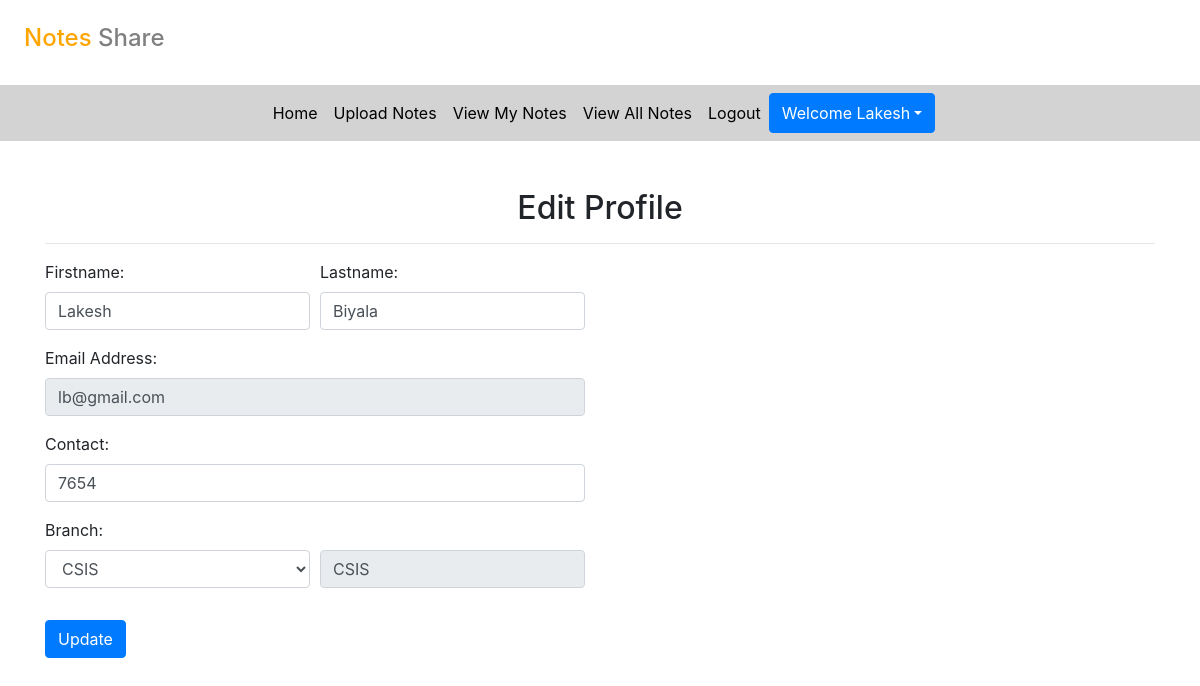
The page /edit_profile (signed in) on the database its author committed.
### notes/models.py (models this page shows, shortened)
class Signup(models.Model):
    user = models.ForeignKey(User, on_delete=models.CASCADE)
    contact = models.CharField(max_length=10)
    branch = models.CharField(max_length=30)
    role = models.CharField(max_length=15)

### notes/views.py (the view, shortened to what this page needs)
# urls.py: path('edit_profile', edit_profile, name='edit_profile'),
def edit_profile(request):
    if not request.user.is_authenticated:
        return redirect('login')
    user = User.objects.get(id=request.user.id)
    data = Signup.objects.get(user=user)
    error = False
    d = {'data': data, 'user': user, 'error': error}
    return render(request, 'edit_profile.html', d)

### notes/templates/edit_profile.html (shortened to what this page needs)
{% extends 'user_nav.html'%}
{% load static %}
{% block body%}
<div class="container mt-5">
    <h2 class="text-center">Edit Profile</h2>
    <hr>
    <div class="row">
        <div class="col-sm-6">
        <form method="POST">
            <div class="form-row">
                <div class="form-group col-md-6">
                    <label>Firstname: </label>
                    <input type="text" class="form-control" value="{{data.user.first_name}}" name="firstname">
                </div>
                <div class="form-group col-md-6">
                    <label>Lastname: </label>
                    <input type="text" class="form-control" value="{{data.user.last_name}}" name="lastname">
                </div>
            </div>
            <div class="form-row">
                <div class="form-group col-md-12">
                    <label>Email Address: </label>
                    <input type="email" class="form-control" value="{{data.user.username}}" name="emailid" readonly>
                </div>
            </div>
            <div class="form-row">
                <div class="form-group col-md-12">
                    <label>Contact: </label>
                    <input type="text" class="form-control" value="{{data.contact}}" name="contact">
                </div>
            </div>
            <div class="form-row">
                <div class="form-group col-md-6">
                    <label>Branch: </label>
                    <select class="form-control" name="branch">
                        <option value="{{data.branch}}">{{data.branch}}</option>
                    </select>
                </div>
                <div class="form-group col-md-6 mt-2">
                    <input type="email" class="form-control mt-4" value="{{data.branch}}" name="branch" readonly>
                </div>
            </div>
            <input type="submit" class="btn btn-primary mt-3" value="Update">
        </form>
        </div>
    </div>
</div>
{% endblock %}

### notes/templates/user_nav.html (shortened to what this page needs)
<!DOCTYPE html>
<html lang="en">
<head>
  {% load static %}
  <link rel="stylesheet" href="https://maxcdn.bootstrapcdn.com/bootstrap/4.3.1/css/bootstrap.min.css">
  <link rel="stylesheet" href="https://use.fontawesome.com/releases/v5.6.3/css/all.css">
  <link rel="stylesheet" href="{% static 'css/mystyle.css' %}">
</head>
<body>
  <h4 style="padding:2%"><span style="color: orange;">Notes</span> <span style="color: grey;">Share</span></h4>
  <nav class="navbar navbar-expand-sm justify-content-center" style="background-color: lightgray;">
  <ul class="navbar-nav">
    <li class="navbar-item">
      <a class="nav-link" href="{% url 'profile' %}">Home</a>
    </li>
    <li class="navbar-item">
      <a class="nav-link" href="{% url 'upload_notes' %}">Upload Notes</a>
    </li>
    <li class="navbar-item">
      <a class="nav-link" href="{% url 'view_mynotes' %}">View My Notes</a>
    </li>
    <li class="navbar-item">
        <a class="nav-link" href="{% url 'view_all_notes' %}">View All Notes</a>
      </li>
    <li class="navbar-item">
      <a class="nav-link" href="{% url 'logout' %}">Logout</a>
    </li>
    <div class="btn-group">
        <button type="button" class="btn btn-primary dropdown-toggle" data-toggle="dropdown">Welcome {{request.user.first_name}}</button>
    </div>
  </ul>
  </nav>
</body>
</html>
{% block body%}
{% endblock %}

### notes/static/css/mystyle.css (style rules this page uses)
.nav-link { color: black; }

### rows shown on the page
Signup: firstname "Lakesh", lastname "Biyala", emailid "lb@gmail.com", contact "7654", branch "CSIS"

### other values the page prints
{{ request.user.first_name }} "Lakesh"
